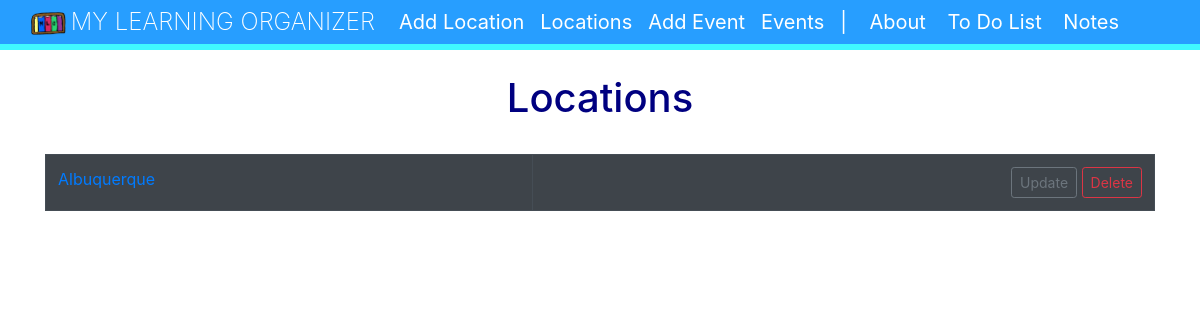
The app's page /calendar/list_eventlocations/, older data.
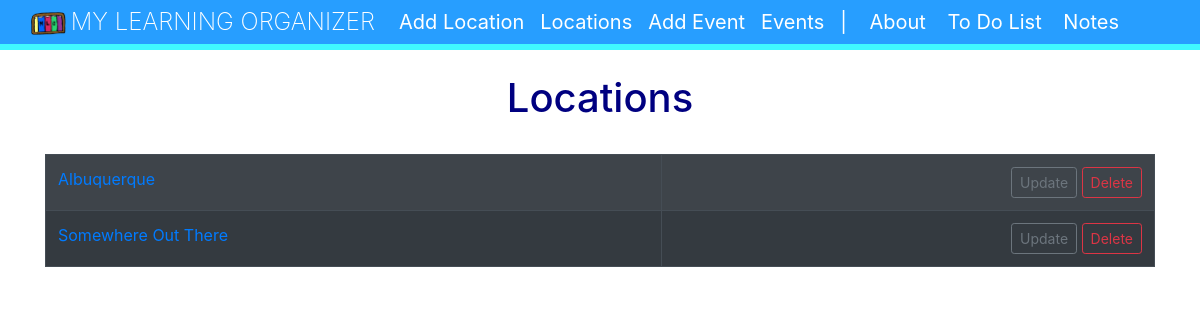
The same page, newer data.
### events/models.py (models this page shows)
class EventLocation(models.Model):
    name = models.CharField('Location Name', max_length=120)
    address = models.CharField(max_length=300, blank=True)
    zip_code = models.CharField('Zip Code', max_length=120, blank=True)
    def __str__(self):
        return self.name

### events/views.py (the view)
# urls.py: path('list_eventlocations/', views.list_eventlocations, name='list-eventlocations'),
def list_eventlocations(request):
    location_list = EventLocation.objects.all()
    return render(request, 'events/locations.html',
                  {'location_list': location_list})

### events/templates/events/locations.html
{% extends 'events/base.html' %}
{% block content %}
<center>
<h1 style="color: #000080;">Locations</h1>
</center>
<br/>
<center>
    <table class="table table-bordered table-striped table-hover table-dark">
{% for location in location_list %}
    <tr>
    <td><a href="{% url 'show-location' location.id %}">
        {{ location }}</a>
        </td>
        <td align="right">
            <a href="{% url 'update-location' location.id %}"
            class="btn btn-outline-secondary btn-sm">Update</a>
            <a href="{% url 'delete-location' location.id %}"
            class="btn btn-outline-danger btn-sm">Delete</a>
        </td>
    </tr>
{% endfor %}
    </table>
</center>
{% endblock %}

Row changes from the older to the newer data that the page shows:
added EventLocation: name "Somewhere Out There"
